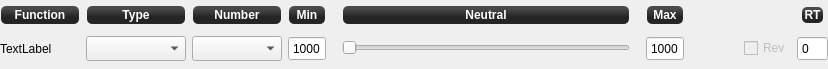
<?xml version="1.0" encoding="UTF-8"?>
<ui version="4.0">
 <class>inputChannelForm</class>
 <widget class="QWidget" name="inputChannelForm">
  <property name="geometry">
   <rect>
    <x>0</x>
    <y>0</y>
    <width>828</width>
    <height>69</height>
   </rect>
  </property>
  <property name="windowTitle">
   <string>Form</string>
  </property>
  <layout class="QGridLayout" name="gridLayout">
   <property name="leftMargin">
    <number>0</number>
   </property>
   <property name="topMargin">
    <number>0</number>
   </property>
   <property name="rightMargin">
    <number>0</number>
   </property>
   <property name="bottomMargin">
    <number>6</number>
   </property>
   <item row="0" column="0">
    <widget class="QLabel" name="legend0">
     <property name="enabled">
      <bool>true</bool>
     </property>
     <property name="sizePolicy">
      <sizepolicy hsizetype="Minimum" vsizetype="Fixed">
       <horstretch>0</horstretch>
       <verstretch>0</verstretch>
      </sizepolicy>
     </property>
     <property name="minimumSize">
      <size>
       <width>0</width>
       <height>20</height>
      </size>
     </property>
     <property name="font">
      <font>
       <weight>75</weight>
       <italic>false</italic>
       <bold>true</bold>
      </font>
     </property>
     <property name="styleSheet">
      <string notr="true">background-color: qlineargradient(spread:reflect, x1:0.507, y1:0, x2:0.507, y2:0.772, stop:0.208955 rgba(74, 74, 74, 255), stop:0.78607 rgba(36, 36, 36, 255));
color: rgb(255, 255, 255);
border-radius: 5;
margin:1px;
font:bold;</string>
     </property>
     <property name="frameShape">
      <enum>QFrame::StyledPanel</enum>
     </property>
     <property name="text">
      <string>Function</string>
     </property>
     <property name="alignment">
      <set>Qt::AlignCenter</set>
     </property>
    </widget>
   </item>
   <item row="0" column="1">
    <widget class="QLabel" name="legend1">
     <property name="enabled">
      <bool>true</bool>
     </property>
     <property name="sizePolicy">
      <sizepolicy hsizetype="Minimum" vsizetype="Fixed">
       <horstretch>0</horstretch>
       <verstretch>0</verstretch>
      </sizepolicy>
     </property>
     <property name="minimumSize">
      <size>
       <width>0</width>
       <height>20</height>
      </size>
     </property>
     <property name="font">
      <font>
       <weight>75</weight>
       <italic>false</italic>
       <bold>true</bold>
      </font>
     </property>
     <property name="styleSheet">
      <string notr="true">background-color: qlineargradient(spread:reflect, x1:0.507, y1:0, x2:0.507, y2:0.772, stop:0.208955 rgba(74, 74, 74, 255), stop:0.78607 rgba(36, 36, 36, 255));
color: rgb(255, 255, 255);
border-radius: 5;
margin:1px;
font:bold;</string>
     </property>
     <property name="frameShape">
      <enum>QFrame::StyledPanel</enum>
     </property>
     <property name="text">
      <string>Type</string>
     </property>
     <property name="alignment">
      <set>Qt::AlignCenter</set>
     </property>
    </widget>
   </item>
   <item row="0" column="2">
    <widget class="QLabel" name="legend2">
     <property name="enabled">
      <bool>true</bool>
     </property>
     <property name="sizePolicy">
      <sizepolicy hsizetype="Minimum" vsizetype="Fixed">
       <horstretch>0</horstretch>
       <verstretch>0</verstretch>
      </sizepolicy>
     </property>
     <property name="minimumSize">
      <size>
       <width>0</width>
       <height>20</height>
      </size>
     </property>
     <property name="font">
      <font>
       <weight>75</weight>
       <italic>false</italic>
       <bold>true</bold>
      </font>
     </property>
     <property name="styleSheet">
      <string notr="true">background-color: qlineargradient(spread:reflect, x1:0.507, y1:0, x2:0.507, y2:0.772, stop:0.208955 rgba(74, 74, 74, 255), stop:0.78607 rgba(36, 36, 36, 255));
color: rgb(255, 255, 255);
border-radius: 5;
margin:1px;
font:bold;</string>
     </property>
     <property name="frameShape">
      <enum>QFrame::StyledPanel</enum>
     </property>
     <property name="text">
      <string>Number</string>
     </property>
     <property name="alignment">
      <set>Qt::AlignCenter</set>
     </property>
    </widget>
   </item>
   <item row="0" column="3">
    <widget class="QLabel" name="legend3">
     <property name="enabled">
      <bool>true</bool>
     </property>
     <property name="sizePolicy">
      <sizepolicy hsizetype="Minimum" vsizetype="Fixed">
       <horstretch>0</horstretch>
       <verstretch>0</verstretch>
      </sizepolicy>
     </property>
     <property name="minimumSize">
      <size>
       <width>0</width>
       <height>20</height>
      </size>
     </property>
     <property name="font">
      <font>
       <weight>75</weight>
       <italic>false</italic>
       <bold>true</bold>
      </font>
     </property>
     <property name="styleSheet">
      <string notr="true">background-color: qlineargradient(spread:reflect, x1:0.507, y1:0, x2:0.507, y2:0.772, stop:0.208955 rgba(74, 74, 74, 255), stop:0.78607 rgba(36, 36, 36, 255));
color: rgb(255, 255, 255);
border-radius: 5;
margin:1px;
font:bold;</string>
     </property>
     <property name="frameShape">
      <enum>QFrame::StyledPanel</enum>
     </property>
     <property name="text">
      <string>Min</string>
     </property>
     <property name="alignment">
      <set>Qt::AlignCenter</set>
     </property>
    </widget>
   </item>
   <item row="0" column="5">
    <widget class="QLabel" name="legend4">
     <property name="enabled">
      <bool>true</bool>
     </property>
     <property name="sizePolicy">
      <sizepolicy hsizetype="Expanding" vsizetype="Fixed">
       <horstretch>0</horstretch>
       <verstretch>0</verstretch>
      </sizepolicy>
     </property>
     <property name="minimumSize">
      <size>
       <width>0</width>
       <height>20</height>
      </size>
     </property>
     <property name="font">
      <font>
       <weight>75</weight>
       <italic>false</italic>
       <bold>true</bold>
      </font>
     </property>
     <property name="styleSheet">
      <string notr="true">background-color: qlineargradient(spread:reflect, x1:0.507, y1:0, x2:0.507, y2:0.772, stop:0.208955 rgba(74, 74, 74, 255), stop:0.78607 rgba(36, 36, 36, 255));
color: rgb(255, 255, 255);
border-radius: 5;
margin:1px;
font:bold;</string>
     </property>
     <property name="frameShape">
      <enum>QFrame::StyledPanel</enum>
     </property>
     <property name="text">
      <string>Neutral</string>
     </property>
     <property name="alignment">
      <set>Qt::AlignCenter</set>
     </property>
    </widget>
   </item>
   <item row="1" column="0">
    <widget class="QLabel" name="channelName">
     <property name="sizePolicy">
      <sizepolicy hsizetype="Minimum" vsizetype="Preferred">
       <horstretch>0</horstretch>
       <verstretch>0</verstretch>
      </sizepolicy>
     </property>
     <property name="minimumSize">
      <size>
       <width>80</width>
       <height>25</height>
      </size>
     </property>
     <property name="text">
      <string>TextLabel</string>
     </property>
    </widget>
   </item>
   <item row="1" column="1">
    <widget class="QComboBox" name="channelGroup">
     <property name="sizePolicy">
      <sizepolicy hsizetype="Maximum" vsizetype="Fixed">
       <horstretch>6</horstretch>
       <verstretch>0</verstretch>
      </sizepolicy>
     </property>
     <property name="minimumSize">
      <size>
       <width>0</width>
       <height>25</height>
      </size>
     </property>
     <property name="maximumSize">
      <size>
       <width>100</width>
       <height>16777215</height>
      </size>
     </property>
     <property name="focusPolicy">
      <enum>Qt::StrongFocus</enum>
     </property>
    </widget>
   </item>
   <item row="1" column="2">
    <widget class="QComboBox" name="channelNumberDropdown">
     <property name="sizePolicy">
      <sizepolicy hsizetype="Maximum" vsizetype="Fixed">
       <horstretch>4</horstretch>
       <verstretch>0</verstretch>
      </sizepolicy>
     </property>
     <property name="minimumSize">
      <size>
       <width>0</width>
       <height>25</height>
      </size>
     </property>
     <property name="maximumSize">
      <size>
       <width>90</width>
       <height>16777215</height>
      </size>
     </property>
     <property name="focusPolicy">
      <enum>Qt::StrongFocus</enum>
     </property>
     <property name="maxVisibleItems">
      <number>7</number>
     </property>
    </widget>
   </item>
   <item row="1" column="3">
    <widget class="QSpinBox" name="channelMin">
     <property name="minimumSize">
      <size>
       <width>0</width>
       <height>25</height>
      </size>
     </property>
     <property name="focusPolicy">
      <enum>Qt::StrongFocus</enum>
     </property>
     <property name="buttonSymbols">
      <enum>QAbstractSpinBox::NoButtons</enum>
     </property>
     <property name="maximum">
      <number>9999</number>
     </property>
     <property name="value">
      <number>1000</number>
     </property>
    </widget>
   </item>
   <item row="1" column="4">
    <spacer name="horizontalSpacer">
     <property name="orientation">
      <enum>Qt::Horizontal</enum>
     </property>
     <property name="sizeType">
      <enum>QSizePolicy::Fixed</enum>
     </property>
     <property name="sizeHint" stdset="0">
      <size>
       <width>10</width>
       <height>20</height>
      </size>
     </property>
    </spacer>
   </item>
   <item row="1" column="5">
    <widget class="QSlider" name="channelNeutral">
     <property name="sizePolicy">
      <sizepolicy hsizetype="MinimumExpanding" vsizetype="Fixed">
       <horstretch>0</horstretch>
       <verstretch>0</verstretch>
      </sizepolicy>
     </property>
     <property name="minimumSize">
      <size>
       <width>0</width>
       <height>22</height>
      </size>
     </property>
     <property name="focusPolicy">
      <enum>Qt::StrongFocus</enum>
     </property>
     <property name="orientation">
      <enum>Qt::Horizontal</enum>
     </property>
    </widget>
   </item>
   <item row="1" column="6">
    <spacer name="horizontalSpacer_2">
     <property name="orientation">
      <enum>Qt::Horizontal</enum>
     </property>
     <property name="sizeType">
      <enum>QSizePolicy::Fixed</enum>
     </property>
     <property name="sizeHint" stdset="0">
      <size>
       <width>10</width>
       <height>20</height>
      </size>
     </property>
    </spacer>
   </item>
   <item row="1" column="7">
    <widget class="QSpinBox" name="channelMax">
     <property name="minimumSize">
      <size>
       <width>0</width>
       <height>25</height>
      </size>
     </property>
     <property name="focusPolicy">
      <enum>Qt::StrongFocus</enum>
     </property>
     <property name="buttonSymbols">
      <enum>QAbstractSpinBox::NoButtons</enum>
     </property>
     <property name="maximum">
      <number>9999</number>
     </property>
     <property name="value">
      <number>1000</number>
     </property>
    </widget>
   </item>
   <item row="0" column="7">
    <widget class="QLabel" name="legend5">
     <property name="enabled">
      <bool>true</bool>
     </property>
     <property name="sizePolicy">
      <sizepolicy hsizetype="Minimum" vsizetype="Fixed">
       <horstretch>0</horstretch>
       <verstretch>0</verstretch>
      </sizepolicy>
     </property>
     <property name="minimumSize">
      <size>
       <width>0</width>
       <height>20</height>
      </size>
     </property>
     <property name="font">
      <font>
       <weight>75</weight>
       <italic>false</italic>
       <bold>true</bold>
      </font>
     </property>
     <property name="styleSheet">
      <string notr="true">background-color: qlineargradient(spread:reflect, x1:0.507, y1:0, x2:0.507, y2:0.772, stop:0.208955 rgba(74, 74, 74, 255), stop:0.78607 rgba(36, 36, 36, 255));
color: rgb(255, 255, 255);
border-radius: 5;
margin:1px;
font:bold;</string>
     </property>
     <property name="frameShape">
      <enum>QFrame::StyledPanel</enum>
     </property>
     <property name="lineWidth">
      <number>1</number>
     </property>
     <property name="text">
      <string>Max</string>
     </property>
     <property name="alignment">
      <set>Qt::AlignCenter</set>
     </property>
    </widget>
   </item>
   <item row="1" column="9">
    <widget class="QCheckBox" name="channelRev">
     <property name="enabled">
      <bool>false</bool>
     </property>
     <property name="minimumSize">
      <size>
       <width>0</width>
       <height>20</height>
      </size>
     </property>
     <property name="text">
      <string>Rev</string>
     </property>
    </widget>
   </item>
   <item row="1" column="10">
    <widget class="QSpinBox" name="channelResponseTime">
     <property name="enabled">
      <bool>true</bool>
     </property>
     <property name="sizePolicy">
      <sizepolicy hsizetype="Preferred" vsizetype="Fixed">
       <horstretch>0</horstretch>
       <verstretch>0</verstretch>
      </sizepolicy>
     </property>
     <property name="minimumSize">
      <size>
       <width>30</width>
       <height>25</height>
      </size>
     </property>
     <property name="toolTip">
      <string>Optional input filter response time.

Range: 0-999ms, 0 disables filter (default).

Warning: this is an expert mode feature, mostly used for aerial video
camera control (airframe yaw and camera gimbal accessory channels).
Too high values for main controls can cause undesirable effects and
even lead to crash. Use with caution.</string>
     </property>
     <property name="wrapping">
      <bool>false</bool>
     </property>
     <property name="frame">
      <bool>true</bool>
     </property>
     <property name="buttonSymbols">
      <enum>QAbstractSpinBox::NoButtons</enum>
     </property>
     <property name="maximum">
      <number>999</number>
     </property>
    </widget>
   </item>
   <item row="0" column="10">
    <widget class="QLabel" name="legend6">
     <property name="sizePolicy">
      <sizepolicy hsizetype="Minimum" vsizetype="Fixed">
       <horstretch>0</horstretch>
       <verstretch>0</verstretch>
      </sizepolicy>
     </property>
     <property name="minimumSize">
      <size>
       <width>30</width>
       <height>26</height>
      </size>
     </property>
     <property name="font">
      <font>
       <weight>75</weight>
       <italic>false</italic>
       <bold>true</bold>
      </font>
     </property>
     <property name="styleSheet">
      <string notr="true">background-color: qlineargradient(spread:reflect, x1:0.507, y1:0, x2:0.507, y2:0.772, stop:0.208955 rgba(74, 74, 74, 255), stop:0.78607 rgba(36, 36, 36, 255));
color: rgb(255, 255, 255);
border-radius: 5;
margin:5px;
font:bold;</string>
     </property>
     <property name="text">
      <string>RT</string>
     </property>
     <property name="alignment">
      <set>Qt::AlignCenter</set>
     </property>
    </widget>
   </item>
   <item row="1" column="8">
    <widget class="QLabel" name="neutral">
     <property name="sizePolicy">
      <sizepolicy hsizetype="Preferred" vsizetype="Fixed">
       <horstretch>0</horstretch>
       <verstretch>0</verstretch>
      </sizepolicy>
     </property>
     <property name="minimumSize">
      <size>
       <width>48</width>
       <height>0</height>
      </size>
     </property>
     <property name="maximumSize">
      <size>
       <width>45</width>
       <height>16777215</height>
      </size>
     </property>
     <property name="text">
      <string/>
     </property>
    </widget>
   </item>
  </layout>
  <widget class="QSpinBox" name="channelNumber">
   <property name="enabled">
    <bool>true</bool>
   </property>
   <property name="geometry">
    <rect>
     <x>216</x>
     <y>26</y>
     <width>0</width>
     <height>0</height>
    </rect>
   </property>
   <property name="maximumSize">
    <size>
     <width>0</width>
     <height>0</height>
    </size>
   </property>
  </widget>
 </widget>
 <tabstops>
  <tabstop>channelNumber</tabstop>
  <tabstop>channelGroup</tabstop>
  <tabstop>channelNumberDropdown</tabstop>
  <tabstop>channelMin</tabstop>
  <tabstop>channelNeutral</tabstop>
  <tabstop>channelMax</tabstop>
 </tabstops>
 <resources/>
 <connections/>
</ui>
